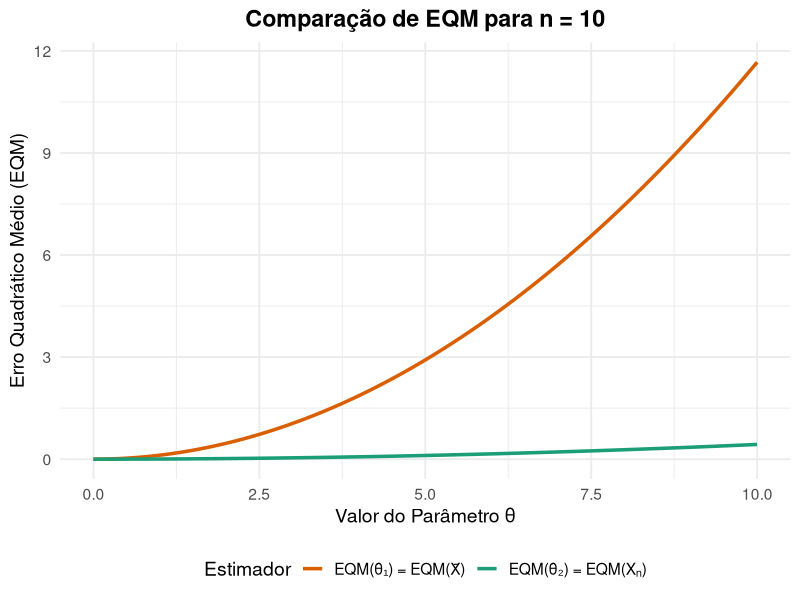

R code for this plot:
## ---- chunk 1
#| label: fig-eqm-comparison
#| fig-cap: "Comparação dos Erros Quadráticos Médios (EQM) dos estimadores θ̂₁ e θ̂₂ para n=10."
#| warning: false

library(ggplot2)
library(tidyr)

n <- 10

theta <- seq(0, 10, by = 0.1)

# Calcular os EQMs para cada valor de theta
eqm1 <- theta^2 * (1 + 2 * n) / (18 * n)
eqm2 <- theta^2 / ((n + 1) * (2 * n + 1))

dados_eqm <- data.frame(
  theta = theta,
  EQM_theta1 = eqm1,
  EQM_theta2 = eqm2
)

dados_long <- pivot_longer(dados_eqm, 
                           cols = c("EQM_theta1", "EQM_theta2"), 
                           names_to = "Estimador", 
                           values_to = "EQM")

dados_long$Estimador[dados_long$Estimador == "EQM_theta1"] <- "EQM(θ̂₁) = EQM(X̄)"
dados_long$Estimador[dados_long$Estimador == "EQM_theta2"] <- "EQM(θ̂₂) = EQM(Xₙ)"


ggplot(dados_long, aes(x = theta, y = EQM, color = Estimador)) +
  geom_line(linewidth = 1.2) +
  labs(
    title = paste("Comparação de EQM para n =", n),
    x = "Valor do Parâmetro θ",
    y = "Erro Quadrático Médio (EQM)",
    color = "Estimador"
  ) +
  theme_minimal(base_size = 14) +
  theme(
    legend.position = "bottom",
    plot.title = element_text(hjust = 0.5, face = "bold")
  ) +
  scale_color_manual(values = c("EQM(θ̂₁) = EQM(X̄)" = "#d95f02", "EQM(θ̂₂) = EQM(Xₙ)" = "#1b9e77"))
